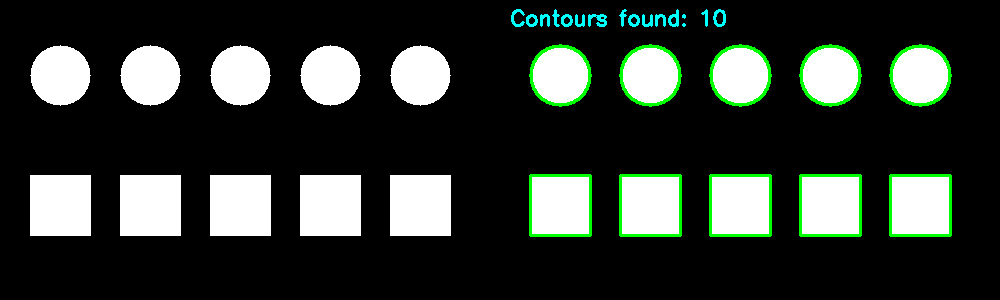
#> input picture block_2/result.png, 1000 x 300 px
$ python cv_1_44_find_contours.py --image result.png
#> lines starting #> are read from the running program, lines starting #| are printed output that depends on the picture; after the words box and inside, x2 and y2 are one past the last pixel; in counts of white or black regions, pixels touching at a corner belong together
import os
import gc
import sys
import argparse
import cv2
import numpy as np
from typing import Optional, Tuple
import matplotlib.pyplot as plt
from skimage import data

def create_default_image(filename: str = "default_image.png") -> np.ndarray:
    """
    Создает изображение по умолчанию с контурами для тестирования.

    Args:
        filename (str): Имя файла для сохранения изображения по умолчанию (по умолчанию "default_image.png").

    Returns:
        np.ndarray: Созданное изображение с контурами.

    Notes:
        Создает изображение размером 300x500 с 5 кругами и 5 прямоугольниками.
    """
    print(f"Файл '{filename}' не найден. Создание изображения по умолчанию.")
    image: np.ndarray = np.zeros((300, 500, 3), dtype="uint8")

    # Рисуем 10 фигур (5 кругов, 5 прямоугольников)
    for i in range(5):
        cv2.circle(image, (60 + i * 90, 75), 30, (255, 255, 255), -1)
        cv2.rectangle(image, (30 + i * 90, 175), (90 + i * 90, 235), (255, 255, 255), -1)

    cv2.imwrite(filename, image)
    return image

def load_image(image_path: Optional[str]) -> Optional[np.ndarray]:
    """
    Загружает изображение из указанного пути или использует альтернативные источники.

    Args:
        image_path (Optional[str]): Путь к изображению (если None, используется по умолчанию или skimage.data.coins()).

    Returns:
        Optional[np.ndarray]: Загруженное изображение или None при ошибке.

    Notes:
        Если файл не найден, создает изображение по умолчанию или загружает coins() из skimage.
    """
#> called with image_path = 'result.png'
    default_filename: str = "default_image.png"

    if image_path:
        if not os.path.exists(image_path):
            print(f"Ошибка: файл '{image_path}' не найден.")
            return None
        return cv2.imread(image_path)
#> returned value is the input picture: shape (300, 1000, 3); mean B, G, R 53, 58.8, 51.9

    if os.path.exists(default_filename):
        print(f"Использование изображения по умолчанию: '{default_filename}'")
        return cv2.imread(default_filename)
    else:
        print("Загрузка изображения монет из skimage.data.coins()")
        coins = data.coins()
        return cv2.cvtColor(coins, cv2.COLOR_GRAY2BGR)  # Конвертация в BGR для совместимости с OpenCV

def preprocess_image(image: np.ndarray) -> np.ndarray:
    """
    Предобрабатывает изображение для улучшения обнаружения контуров.

    Args:
        image (np.ndarray): Исходное изображение.

    Returns:
        np.ndarray: Бинаризованное изображение после адаптивной обработки.

    Notes:
        Использует адаптивную бинаризацию для работы с разными условиями освещения.
    """
    gray: np.ndarray = cv2.cvtColor(image, cv2.COLOR_BGR2GRAY)
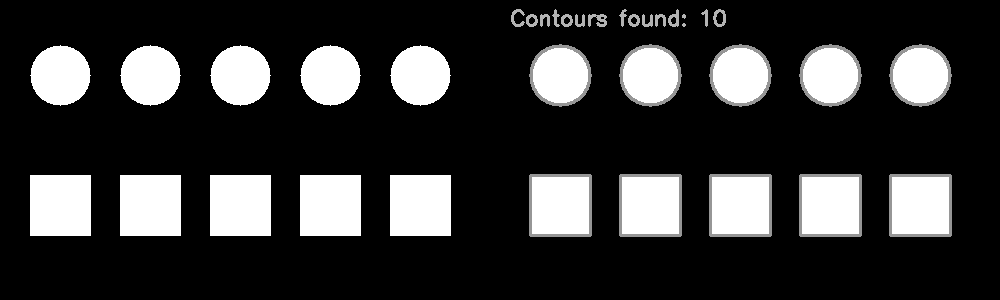
#> gray: shape (300, 1000); min 0, max 255, mean 56.1
    # Адаптивная бинаризация для улучшения обнаружения в разных условиях освещения
    thresh = cv2.adaptiveThreshold(gray, 255, cv2.ADAPTIVE_THRESH_GAUSSIAN_C, cv2.THRESH_BINARY_INV, 11, 2)
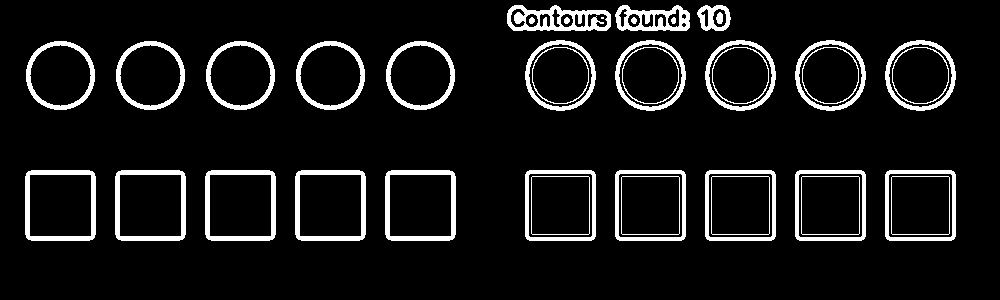
#> thresh: shape (300, 1000); 8.8% white; 39 white regions (1 under 20 px)
    return thresh

def validate_args(args: argparse.Namespace) -> bool:
    """
    Проверяет корректность входных аргументов.

    Args:
        args (argparse.Namespace): Объект с аргументами из командной строки.

    Returns:
        bool: True, если аргументы валидны, False в противном случае.

    Notes:
        Проверяет, что min_area не отрицательное, max_area не меньше min_area, и output в допустимом диапазоне.
    """
    if args.min_area < 0:
        print("Ошибка: Минимальная площадь (min_area) не может быть отрицательной.")
        return False
    if args.max_area < args.min_area:
        print("Ошибка: Максимальная площадь (max_area) должна быть не меньше минимальной (min_area).")
        return False
    if args.output not in ['cv2', 'plt', 'file']:
        print(f"Ошибка: Неверный режим вывода '{args.output}'. Допустимые значения: cv2, plt, file.")
        return False
    if args.image and not os.path.exists(args.image):
        print(f"Ошибка: Указанный файл изображения '{args.image}' не существует.")
        return False
    return True

def find_and_draw_contours(image: np.ndarray, min_area: float = 0, max_area: float = float('inf')) -> Tuple[np.ndarray, int]:
    """
    Находит контуры, вычисляет их площади, фильтрует по заданному диапазону и рисует отфильтрованные контуры.

    Args:
        image (np.ndarray): Исходное изображение.
        min_area (float): Минимальная площадь контура (по умолчанию 0).
        max_area (float): Максимальная площадь контура (по умолчанию бесконечность).

    Returns:
        tuple: Обработанное изображение с отфильтрованными контурами и количество оставшихся контуров.

    Notes:
        Использует аппроксимацию контуров и минимальное количество вершин для улучшения определения фигур.
    """
    image_with_contours: np.ndarray = image.copy()

    thresh = preprocess_image(image)

    contours, _ = cv2.findContours(thresh, cv2.RETR_EXTERNAL, cv2.CHAIN_APPROX_SIMPLE)
#> contours = 23 contours; largest, box (x1, y1, x2, y2) and area: (885, 170, 956, 241) 4874, (795, 170, 866, 241) 4874, (705, 170, 776, 241) 4874, (615, 170, 686, 241) 4874, (525, 170, 596, 241) 4874
    filtered_contours = []

    for cnt in contours:
        # Вычисляем площадь для каждого контура
        area = cv2.contourArea(cnt)
        print(f"Контур с площадью: {area}")  # Логирование для отладки

        # Дополнительные проверки для улучшения определения фигур
        peri = cv2.arcLength(cnt, True)
        approx = cv2.approxPolyDP(cnt, 0.04 * peri, True)
        # Фильтрация по площади и минимальному количеству вершин (например, >3 для фигур)
        if min_area <= area <= max_area and len(approx) >= 3:
            filtered_contours.append(cnt)
#> this loop made 23 passes
#> (area, peri, approx) on passes 1, 2, 3, 4, 5, 6, 7, 8, 9, 10, 22: (4874, 273, [[887, 171], [886, 238], [953, 239], [954, 172]]), (4874, 273, [[797, 171], [796, 238], [863, 239], [864, 172]]), (4874, 273, [[707, 171], [706, 238], [773, 239], [774, 172]]), (4874, 273, [[617, 171], [616, 238], [683, 239], [684, 172]]), (4874, 273, [[527, 171], [526, 238], [593, 239], [594, 172]]), (4852, 270.6, [[388, 171], [386, 237], [452, 239], [454, 173]]), (4852, 270.6, [[298, 171], [296, 237], [362, 239], [364, 173]]), (4852, 270.6, [[208, 171], [206, 237], [272, 239], [274, 173]]), (4852, 270.6, [[118, 171], [116, 237], [182, 239], [184, 173]]), (4852, 270.6, [[28, 171], [26, 237], [92, 239], [94, 173]]), (1492.5, 198.5, [[615, 14], [621, 30], [689, 27], [678, 5]])
#> (area, peri) on passes 11 to 16: (3694, 227.5), (3694, 227.5), (3694, 227.5), (3694, 227.5), (3694, 227.5), (3892, 233.1)
#| Контур с площадью: 4874.0
#| Контур с площадью: 4874.0
#| Контур с площадью: 4874.0
#| Контур с площадью: 4874.0
#| Контур с площадью: 4874.0
#| Контур с площадью: 4852.0
#| Контур с площадью: 4852.0
#| Контур с площадью: 4852.0
#> (further printed lines are left out)
#> after the loop, filtered_contours has the same summary as contours

    # Рисуем отфильтрованные контуры на изображении
    cv2.drawContours(image_with_contours, filtered_contours, -1, (0, 255, 0), 2)
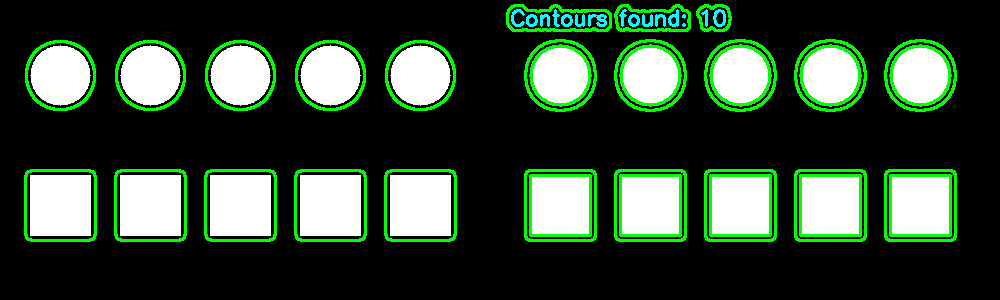
#> image_with_contours: shape (300, 1000, 3); 5.85% of pixels changed, all inside (x1, y1, x2, y2) = (24, 4, 957, 242)
    return image_with_contours, len(filtered_contours)

def display_or_save_image(original_image: np.ndarray, processed_image: np.ndarray, output_mode: str) -> None:
    """
    Отображает или сохраняет исходное и обработанные изображения в зависимости от режима вывода.

    Args:
        original_image (np.ndarray): Исходное изображение.
        processed_image (np.ndarray): Обработанное изображение с контурами.
        output_mode (str): Режим вывода ('cv2', 'plt' или 'file').

    Notes:
        Комбинирует изображения для отображения или сохранения.
    """
    if output_mode == 'cv2':
        combined_image = np.hstack((original_image, processed_image))
        cv2.imshow("Original | Contours", combined_image)
        cv2.waitKey(0)
    elif output_mode == 'plt':
        fig, axes = plt.subplots(1, 2, figsize=(10, 5))

        original_rgb = cv2.cvtColor(original_image, cv2.COLOR_BGR2RGB)
        processed_rgb = cv2.cvtColor(processed_image, cv2.COLOR_BGR2RGB)

        axes[0].imshow(original_rgb)
        axes[0].set_title("Original Image")
        axes[0].axis('off')

        axes[1].imshow(processed_rgb)
        axes[1].set_title("Filtered Contours")
        axes[1].axis('off')

        plt.tight_layout()
        plt.show()
    elif output_mode == 'file':
        combined_image = np.hstack((original_image, processed_image))
        output_filename = "result.png"
        cv2.imwrite(output_filename, combined_image)
        print(f"Комбинированное изображение сохранено как: '{output_filename}'")

def main() -> None:
    """
    Инициализирует приложение для обнаружения и фильтрации контуров.

    Notes:
        Обрабатывает аргументы командной строки, проверяет их валидность и управляет выполнением программы.
    """
    parser = argparse.ArgumentParser(description="Поиск и фильтрация контуров на изображении.")
    parser.add_argument("-i", "--image", type=str, help="Путь к изображению")
    parser.add_argument("-o", "--output", type=str, choices=['cv2', 'plt', 'file'], default='cv2', help="Режим вывода: cv2, plt или file")
    parser.add_argument("-min", "--min_area", type=float, default=0, help="Минимальная площадь контура (по умолчанию 0)")
    parser.add_argument("-max", "--max_area", type=float, default=float('inf'), help="Максимальная площадь контура (по умолчанию бесконечность)")
    args = parser.parse_args()

    # Проверка входных аргументов
    if not validate_args(args):
        sys.exit(1)

    original_image: Optional[np.ndarray] = load_image(args.image)

    if original_image is None:
        return

    processed_image = None
    try:
        processed_image, num_contours = find_and_draw_contours(original_image, args.min_area, args.max_area)
#> num_contours = 23
        # Вывод количества оставшихся контуров
        print(f"Количество оставшихся контуров: {num_contours}")
#| Количество оставшихся контуров: 23

        text = f"Contours found: {num_contours}"
#> text = 'Contours found: 23'
        cv2.putText(processed_image, text, (10, 25), cv2.FONT_HERSHEY_SIMPLEX, 0.7, (255, 255, 0), 2)
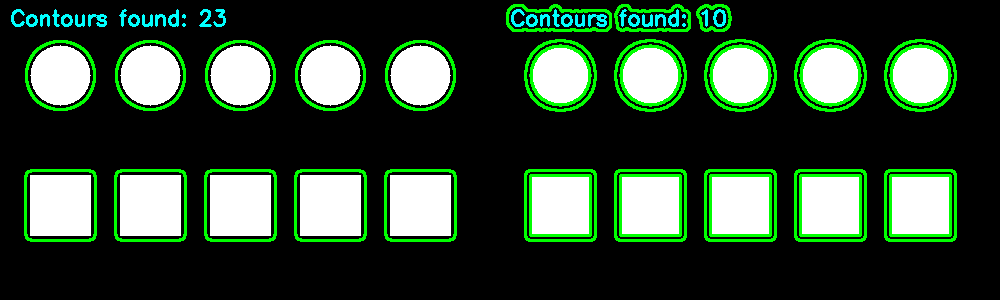
#> processed_image: shape (300, 1000, 3); 0.46% of pixels changed, all inside (x1, y1, x2, y2) = (11, 9, 226, 27)

        display_or_save_image(original_image, processed_image, args.output)
#> in display_or_save_image, `combined_image = np.hstack((original_image, processed_image))`:
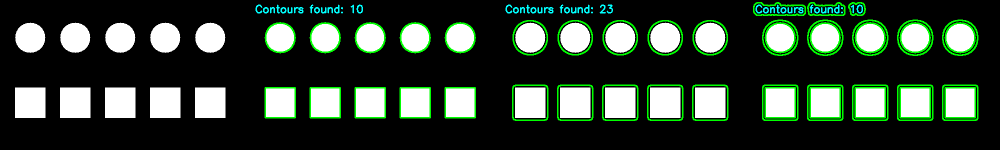
#> combined_image: shape (300, 2000, 3) (shown at 1/2 size); mean B, G, R 53.6, 66.9, 51.9

    finally:
        cv2.destroyAllWindows()
        cv2.waitKey(1)

        try:
            del original_image
            if processed_image is not None:
                del processed_image
        except NameError:
            pass
        gc.collect()

if __name__ == "__main__":
    main()

$ run again, with block_2/1.png copied over block_2/result.png
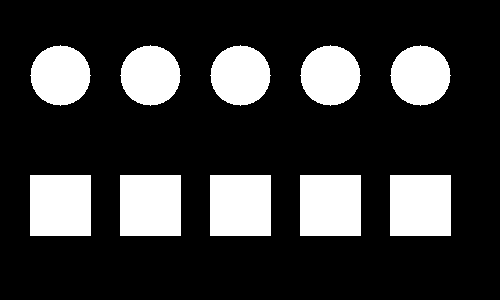
#> input picture block_2/1.png, 500 x 300 px
#> in load_image, returned value is the input picture: shape (300, 500, 3); 21.8% white; 10 white regions, largest, box (x1, y1, x2, y2) and area: (30, 175, 91, 236) 3721, (120, 175, 181, 236) 3721, (210, 175, 271, 236) 3721
#> thresh: shape (300, 500); 7.5% white; 10 white regions
#> contours = 10 contours; largest, box (x1, y1, x2, y2) and area: (385, 170, 456, 241) 4852, (295, 170, 366, 241) 4852, (205, 170, 276, 241) 4852, (115, 170, 186, 241) 4852, (25, 170, 96, 241) 4852
#> the loop in find_and_draw_contours, `for cnt in contours:` made 10 passes
#> (area, peri, approx) on passes 1 to 5: (4852, 270.6, [[388, 171], [386, 237], [452, 239], [454, 173]]), (4852, 270.6, [[298, 171], [296, 237], [362, 239], [364, 173]]), (4852, 270.6, [[208, 171], [206, 237], [272, 239], [274, 173]]), (4852, 270.6, [[118, 171], [116, 237], [182, 239], [184, 173]]), (4852, 270.6, [[28, 171], [26, 237], [92, 239], [94, 173]])
#> (printed output is left out)
#> after the loop in find_and_draw_contours, `for cnt in contours:`: filtered_contours has the same summary as contours
#> in find_and_draw_contours, `cv2.drawContours(image_with_contours, filtered_contours, -1, (0, 255, ..`:
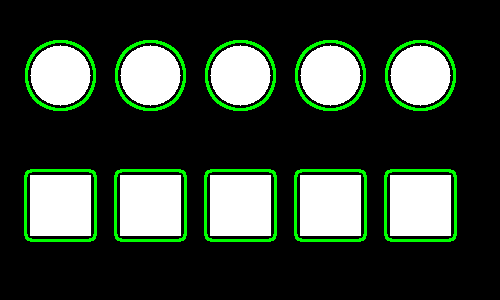
#> image_with_contours: shape (300, 500, 3); 5.21% of pixels changed, all inside (x1, y1, x2, y2) = (24, 40, 457, 242)
#> num_contours = 10
#| Количество оставшихся контуров: 10
#> text = 'Contours found: 10'
#> processed_image: shape (300, 500, 3); 0.89% of pixels changed, all inside (x1, y1, x2, y2) = (11, 9, 226, 27)
#> in display_or_save_image, `combined_image = np.hstack((original_image, processed_image))`:
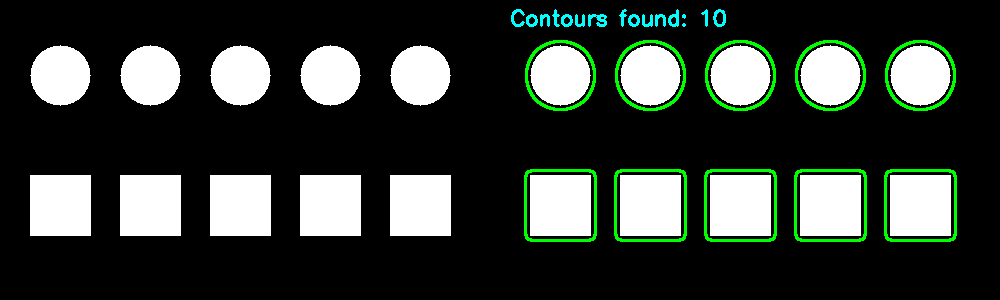
#> combined_image: shape (300, 1000, 3); mean B, G, R 56.7, 63.4, 55.6
